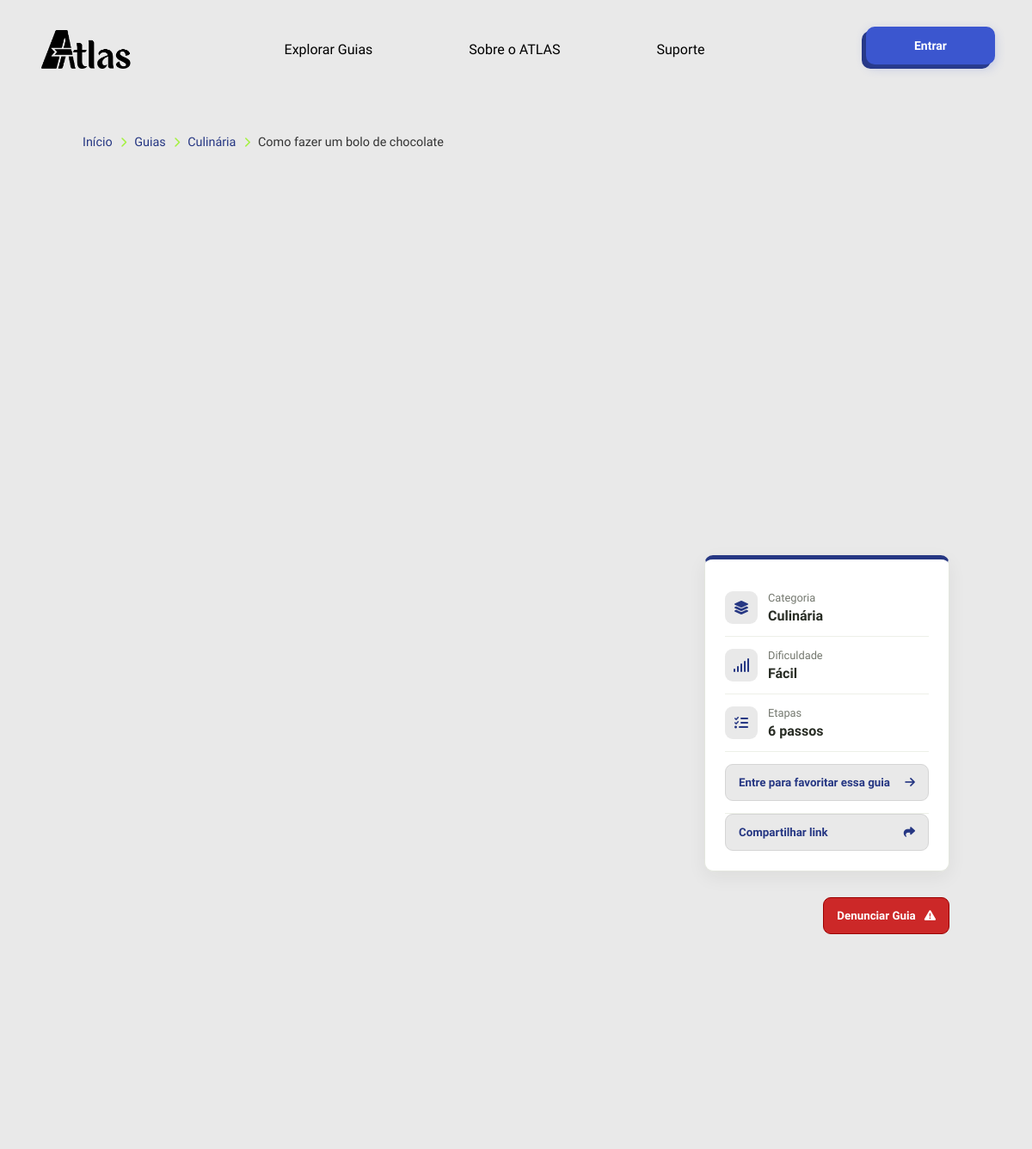
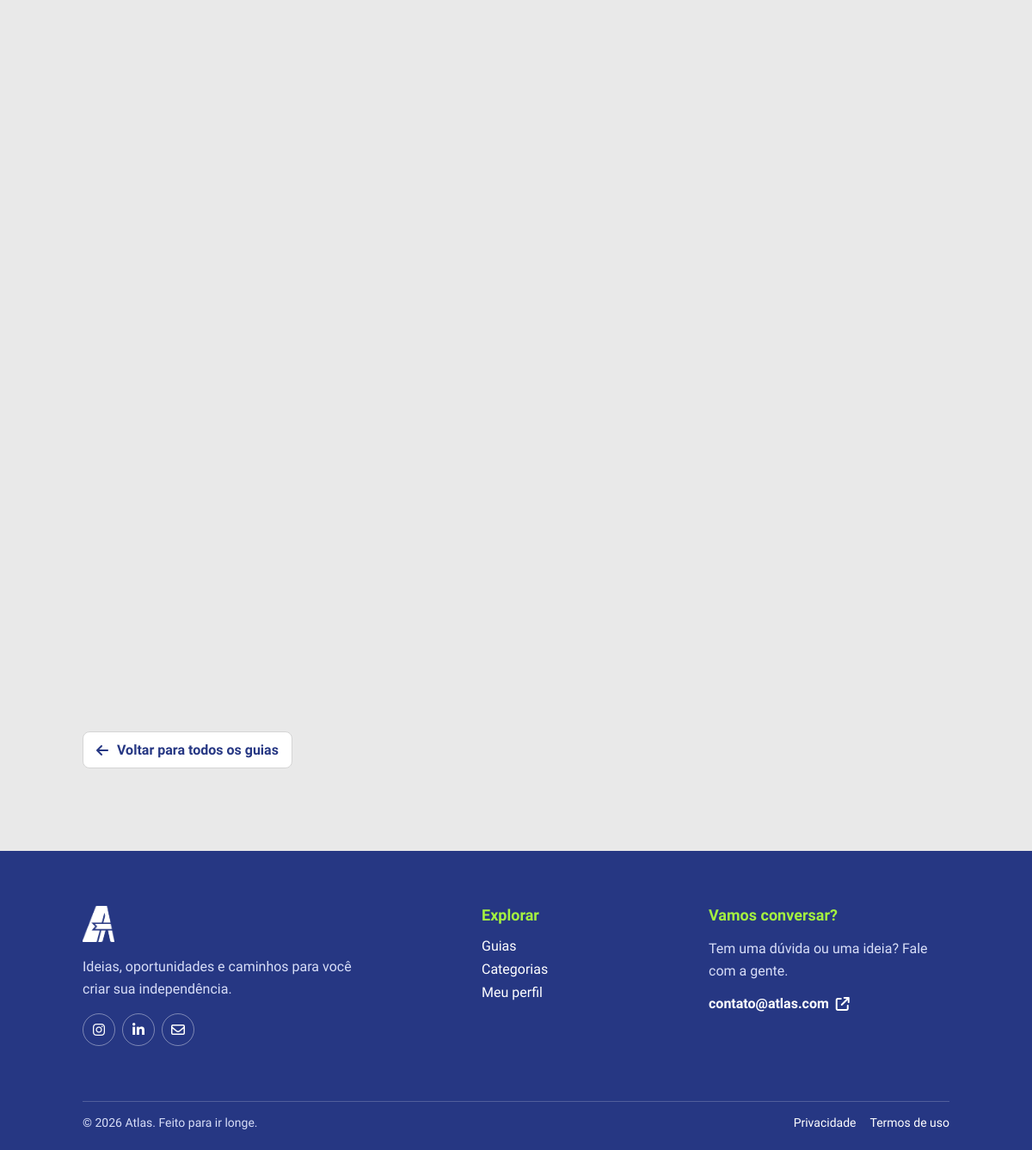
Screenshot of /guia.php?id=21 with the database file from the repository (2 pictures, top to bottom).
### tables this page shows
CREATE TABLE `guia` (
  `id_guia` int(11) NOT NULL,
  `id_usuario` int(11) NOT NULL,
  `titulo` varchar(200) NOT NULL,
  `descricao` text NOT NULL,
  `categoria` enum('Automóveis','Casa','Compras','Cuidados','Culinária','Educação','Finanças','Jardinagem','Limpeza','Manutenção','Moda','Saúde','Trabalho','Transporte','Tecnologia') NOT NULL,
  `dificuldade` enum('Fácil','Médio','Difícil') NOT NULL,
  `capa` mediumblob NOT NULL,
  `video` text NOT NULL,
  `data_criacao` date NOT NULL DEFAULT current_timestamp(),
  `data_atualizacao` datetime DEFAULT NULL
);

### guia.php (the view, shortened to what this page needs)
<?php
require_once __DIR__ . '/conexao.php';
$id_guia = (int)($_GET['id'] ?? 0);
$sql = "SELECT g.id_guia, g.id_usuario, g.titulo, g.descricao,
               g.categoria, g.dificuldade, g.data_criacao, g.video, u.nome AS autor
        FROM guia g
        LEFT JOIN usuario u ON u.id_usuario = g.id_usuario
        WHERE g.id_guia = $id_guia";
$resultadoGuia = mysqli_query($conn, $sql);
$guia = mysqli_fetch_assoc($resultadoGuia);
$sqlEtapas = "SELECT e.id_etapa, e.descricao, e.midia
     FROM etapas es
     INNER JOIN etapa e ON e.id_etapas = es.id_etapas
     WHERE es.id_guia = $id_guia
     ORDER BY e.id_etapa";
$resultadoEtapas = mysqli_query($conn, $sqlEtapas);
$etapas = mysqli_fetch_all($resultadoEtapas, MYSQLI_ASSOC);
function h($valor): string
{
    return htmlspecialchars((string)$valor, ENT_QUOTES, 'UTF-8');
}
?>
<!DOCTYPE html>
<html lang="pt-br">
<head>
    <link rel="stylesheet" href="https://cdnjs.cloudflare.com/ajax/libs/font-awesome/6.4.0/css/all.min.css">
    <link rel="stylesheet" href="css/guia.css">
</head>
<body>
    <header>
        <a class="logo" href="index.php" aria-label="Página inicial">
            <img src="imgs_website/logotipoatlas.png" alt="ATLAS">
        </a>
        <nav class="nav-options" aria-label="Navegação principal">
            <a class="item" href="guias.php">
                <p>Explorar Guias</p>
            </a>
            <a class="item" href="index.php#sobre-atlas">
                <p>Sobre o ATLAS</p>
            </a>
            <a class="item" href="suporte.php">
                <p>Suporte</p>
            </a>
        </nav>
        <nav class="nav-btns" aria-label="Conta">
            <?php if (isset($_SESSION['id'])): ?>
                <div class="perfil" id="perfil">
                    <p>
                        <img class="foto" src="imgs_perfil/<?= !empty($_SESSION['foto']) ? h($_SESSION['foto']) : 'foto_padrao.png' ?>">
                        Olá, <?= h($_SESSION['nome']) ?>
                    </p>
                    <i class="fa-solid fa-caret-up" id="seta"></i>
                    <div class="perfil-options" id="perfil-options">
                        <a class="perfil-option" href="meu_perfil.php">Meu perfil</a>
                        <?php if (($_SESSION['nivel'] ?? '') == 1): ?>
                            <a class="perfil-option" href="admin.php">Painel do administrador</a>
                        <?php endif; ?>
                        <a class="perfil-option" href="sair.php">Sair</a>
                    </div>
                </div>
            <?php else: ?>
                <a class="entrar" href="login.php">Entrar</a>
            <?php endif; ?>
        </nav>
    </header>
    <main class="pagina-guia">
        <nav class="migalhas" aria-label="Você está aqui">
            <a href="index.php">Início</a>
            <i class="fa-solid fa-chevron-right"></i>
            <a href="index.php#categorias-section">Guias</a>
            <i class="fa-solid fa-chevron-right"></i>
            <a href="guias.php?categoria=<?= urlencode($guia['categoria']) ?>">
                <?= h($guia['categoria']) ?>
            </a>
            <i class="fa-solid fa-chevron-right"></i>
            <span><?= h($guia['titulo']) ?></span>
        </nav>
        <div class="guia-layout">
            <article class="guia-conteudo">
                <div class="guia-desc">
                    <div>
                    </div>
                </div>
            </article>
            <aside class="guia-lateral">
                <div class="cartao-resumo">
                    <div>
                        <i class="fa-solid fa-layer-group"></i>
                        <p>
                            <small>Categoria</small>
                            <strong><?= h($guia['categoria']) ?></strong>
                        </p>
                    </div>
                    <div>
                        <i class="fa-solid fa-signal"></i>
                        <p>
                            <small>Dificuldade</small>
                            <strong><?= h($guia['dificuldade']) ?></strong>
                        </p>
                    </div>
                    <div>
                        <i class="fa-solid fa-list-check"></i>
                        <p>
                            <small>Etapas</small>
                            <strong>
                                <?= count($etapas) ?>
                                <?= count($etapas) === 1 ? 'passo' : 'passos' ?>
                            </strong>
                        </p>
                    </div>
                    <div>
                        <?php if (!isset($_SESSION['id'])): ?>
                            <button href="login.php" class="btn-compartilhar">Entre para favoritar essa guia<i class="fa-solid fa-arrow-right"></i></button>
                        <?php endif; ?>
                    </div>
                    <button onclick="copiarLink()" href="login.php" class="btn-compartilhar">Compartilhar link<i class="fa-solid fa-share"></i></button>
                </div>
                <div>
                    <button onclick="window.location.href='suporte.php'" class="btn-denunciar">Denunciar Guia<i class="fa-solid fa-warning"></i></button>
                </div>
            </aside>
        </div>
        <div class="voltar-guias">
            <a href="guias.php"><i class="fa-solid fa-arrow-left"></i>Voltar para todos os guias</a>
        </div>
    </main>
    <footer>
        <div class="footer-content">
            <div class="footer-brand">
                <a class="footer-logo" href="index.php" aria-label="Voltar para o início">
                    <img src="imgs_website/logoatlas.png" alt="ATLAS">
                </a>
                <p>Ideias, oportunidades e caminhos para você criar sua independência.</p>
                <div class="footer-socials">
                    <a href="#" aria-label="Instagram">
                        <i class="fa-brands fa-instagram"></i>
                    </a>
                    <a href="#" aria-label="LinkedIn">
                        <i class="fa-brands fa-linkedin-in"></i>
                    </a>
                    <a href="mailto:contato@atlas.com" aria-label="Enviar e-mail">
                        <i class="fa-regular fa-envelope"></i>
                    </a>
                </div>
            </div>
            <div class="footer-section">
                <h3>Explorar</h3>
                <a href="guias.php">Guias</a>
                <a href="guias.php">Categorias</a>
                <a href="meu_perfil.php">Meu perfil</a>
            </div>
            <div class="footer-section footer-contact">
                <h3>Vamos conversar?</h3>
                <p>Tem uma dúvida ou uma ideia? Fale com a gente.</p>
                <a href="mailto:contato@atlas.com">
                    contato@atlas.com
                    <i class="fa-solid fa-arrow-up-right-from-square"></i>
                </a>
            </div>
        </div>
        <div class="footer-bottom">
            <p>&copy; <?= date('Y') ?> Atlas. Feito para ir longe.</p>
            <div>
                <a href="#">Privacidade</a>
                <a href="#">Termos de uso</a>
            </div>
        </div>
    </footer>
</body>
</html>

### css/guia.css (style rules this page uses)
.pagina-guia { color: var(--color-text, #252525); }
.pagina-guia a { color: var(--color-primary, #263783); }
.migalhas { display: flex; flex-wrap: wrap; align-items: center; gap: 9px; margin: 22px var(--space-7, 48px) 18px; color: #737373; font-size: .9rem; }
.migalhas a { text-decoration: none; transition: color .2s ease; }
.migalhas i { color: var(--color-accent, #a4f140); font-size: .75rem; }
.migalhas span { color: #333; }
.guia-layout { display: grid; grid-template-columns: minmax(0, 1fr) 285px; align-items: start; gap: 28px; margin: 34px var(--space-7, 48px) 0; }
.guia-conteudo { min-width: 0; }
.guia-desc { display: grid; grid-template-columns: minmax(0, .85fr) minmax(0, 1.15fr); align-items: stretch; gap: 20px; margin-bottom: 22px; }
.guia-desc>div { min-width: 0; }
.guia-lateral { position: sticky; display: flex; flex-direction: column; min-width: 0; gap: 30px; }
.cartao-resumo { display: flex; flex-direction: column; padding: 23px; border: 1px solid #e4e7df; border-top: 5px solid var(--color-primary); border-radius: var(--radius-md, 14px); background: #fff; box-shadow: 0 7px 22px #1d27160f; }
.cartao-resumo>div { display: flex; align-items: center; width: 100%; gap: 12px; padding: 14px 0; border-bottom: 1px solid #edf0e8; }
.cartao-resumo>div>i { display: grid; place-items: center; flex: 0 0 38px; width: 38px; height: 38px; border-radius: 9px; background: var(--color-bg); color: var(--color-primary, #263783); }
.cartao-resumo p { display: grid; gap: 4px; min-width: 0; margin: 0; }
.cartao-resumo small { color: #74786f; font-size: .8rem; }
.cartao-resumo strong { color: #292d25; overflow-wrap: anywhere; }
.btn-favoritar, .btn-compartilhar { display: flex; align-items: center; justify-content: space-between; width: 100%; gap: 10px; padding: 13px 15px; text-align: left; border: 1px solid var(--color-border); border-radius: 9px; background: var(--color-bg); color: var(--color-primary); font-weight: 700; text-decoration: none; transition: transform .2s ease, filter .2s ease; font-family: 'Google Sans'; }
.btn-denunciar { display: flex; align-items: center; justify-self: right !important; justify-content: space-between; gap: 10px; padding: 13px 15px; border: 1px solid var(--color-danger-dark); border-radius: 9px; background: var(--color-danger); color: var(--color-text-inverse); font-weight: 700; text-decoration: none; transition: transform .2s ease, filter .2s ease; font-family: 'Google Sans'; }
.voltar-guias { margin: 25px var(--space-7, 48px) 0; }
.voltar-guias a { display: inline-flex; align-items: center; gap: 10px; padding: 11px 15px; border-radius: 8px; background: var(--color-surface); border: 1px solid var(--color-border); color: var(--color-primary); font-weight: 600; text-decoration: none; transition: background .2s ease, transform .2s ease; }

### css/variaveis.css (style rules this page uses)
:root { --color-bg: #e9e9e9; --color-surface: #ffffff; --color-surface-hover: #dcdcdc; --color-primary: #263783; --color-primary-light: #3b56cf; --color-accent: #a4f140; --color-accent-dark: #8bc34a; --color-text: #000000; --color-text-secondary: #55555f; --color-text-placeholder: #999999; --color-text-inverse: #ffffff; --color-text-muted: #d8def8; --color-danger: #cc2828; --color-danger-dark: #9b0000; --color-danger-bg: #cc28281a; --color-warning: #c98a12; --color-warning-dark: #8f6109; --color-warning-bg: #c98a121f; --color-success: #1bb155; --color-success-dark: #119247; --color-fav: #e6445f; --color-fav-dark: #e02847; --color-border: #d5d5d5; --radius-sm: 4px; --radius-md: 10px; --space-1: 8px; --space-2: 16px; --space-3: 24px; --space-4: 32px; --space-5: 48px; --space-6: 64px; --space-7: 96px; --shadow-card: 0 2px 10px #00000014; --shadow-card-hover: 0 15px 30px #00000026; --shadow-drop: 3px 3px 0 #00000059; --shadow-offset-lg: -10px 10px 0 #00000033; --transition-fast: 0.2s ease; --transition-base: 0.3s ease; }

### css/body.css (style rules this page uses)
html { scroll-behavior: smooth; }
*, *::before, *::after { box-sizing: border-box; margin: 0; padding: 0; transition: 0.5s ease; }
body { display: flex; flex-direction: column; width: 100%; overflow-x: hidden; background-color: var(--color-bg); color: var(--color-text); font-family: 'Google Sans', sans-serif; }

### rows the page displays
guia: categoria "Culinária", titulo "Como fazer um bolo de chocolate", dificuldade "Fácil"

### other values shown
count($etapas) "6"
